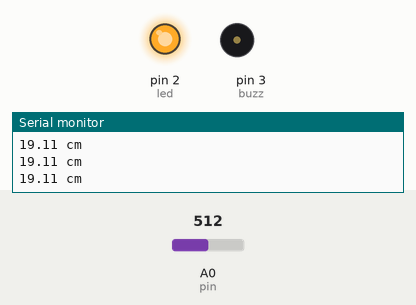
Recording of a sketch running on a simulated Arduino Uno, built with avr-gcc and run on an emulated ATmega328P. Shown: output pins drawn as LEDs (lit = HIGH), buzzer (waves = sounding, pin HIGH), the last lines printed to the serial monitor. The inputs (shaded band) are chosen by the test bench; at power-on: A0 (pin) = 512.

Above: at 1.2 s.
1.3 s: A0 (pin) set to 482
At 2.3 s:
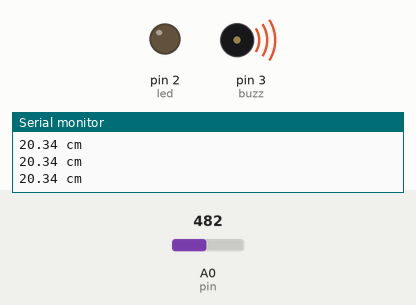
2.8 s: A0 (pin) set to 511
At 3.8 s:
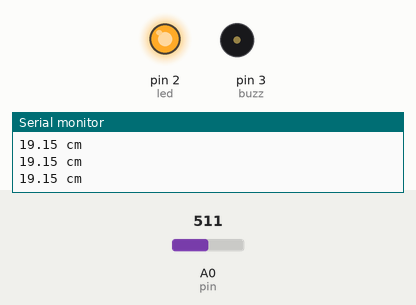
4.3 s: A0 (pin) set to 306
At 5.2 s:
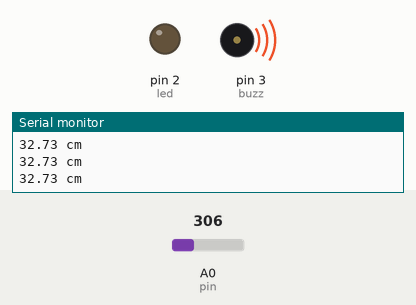
Timing chart, 0 to 7.3 s (numbered marks = the images above; inputs shaded):
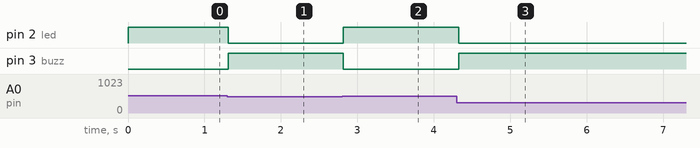

The sketch:

M0136_Arduino.ino
```cpp
#define pin A0
int led = 2;
int buzz = 3;

void setup() {
  Serial.begin (9600);
  pinMode(pin, INPUT);
  pinMode(led, OUTPUT);
  pinMode(buzz, OUTPUT);
}

void loop() {
  uint16_t value = analogRead (pin);
  double distance = get_IR (value);
  Serial.print (distance);
  Serial.println (" cm");
  Serial.println ();
  if (distance > 20) {
    digitalWrite(led, LOW);
    digitalWrite(buzz, HIGH);
  }
  else {
    digitalWrite(led, HIGH);
    digitalWrite(buzz, LOW);
  }
  delay (100);
}

//return distance (cm)
double get_IR(uint16_t value) {
  if (value < 16)  value = 16;
  return 9462.0 / (value - 16.92);
}
```

Measured:
- the behaviour switches between 491 and 490 on A0 (pin) (found by bisection; images 0 and 1)
- after the input at 1.3 s, pin 2 (led): HIGH → LOW at once; pin 3 (buzz): LOW → HIGH at once
- after the input at 2.8 s, pin 2 (led): LOW → HIGH at once; pin 3 (buzz): HIGH → LOW at once
- after the input at 4.3 s, pin 2 (led): HIGH → LOW at once; pin 3 (buzz): LOW → HIGH at once
